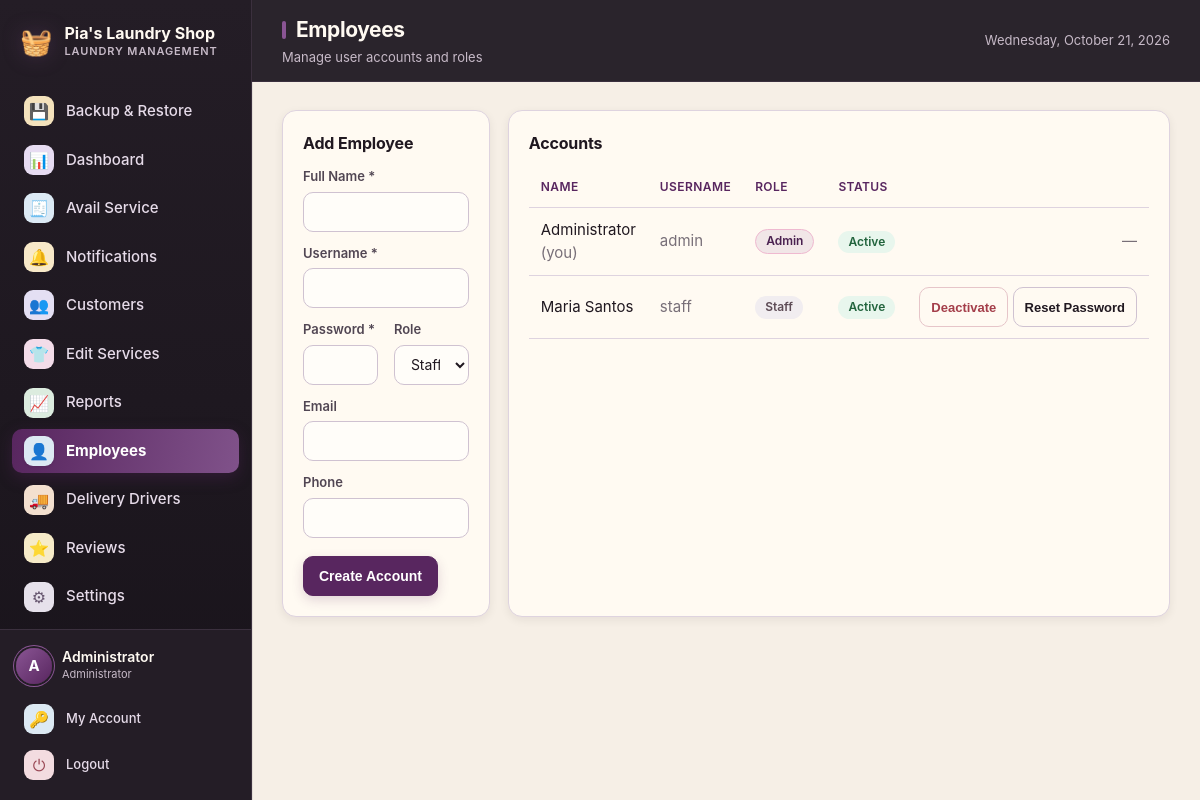
The page /employees.php (signed in) on the database its author committed.
### tables this page shows
CREATE TABLE users (
  id          INT UNSIGNED NOT NULL AUTO_INCREMENT,
  full_name   VARCHAR(100) NOT NULL,
  username    VARCHAR(50)  NOT NULL,
  password    VARCHAR(255) NOT NULL,
  email       VARCHAR(120) DEFAULT NULL,
  phone       VARCHAR(30)  DEFAULT NULL,
  role        ENUM('admin','staff') NOT NULL DEFAULT 'staff',
  is_active   TINYINT(1)   NOT NULL DEFAULT 1,
  created_at  DATETIME     NOT NULL DEFAULT CURRENT_TIMESTAMP,
  PRIMARY KEY (id),
  UNIQUE KEY uq_users_username (username)
);

### includes/functions.php (called while the page is built, shortened)
<?php
function e($value): string
{
    return htmlspecialchars((string) $value, ENT_QUOTES, 'UTF-8');
}
function get_setting(string $key, string $default = ''): string
{
    static $cache = null;
    if ($cache === null) {
        $cache = [];
        foreach (db()->query("SELECT `key`, `value` FROM settings") as $row) {
            $cache[$row['key']] = (string) $row['value'];
        }
    }
    return $cache[$key] ?? $default;
}
function asset_prefix(): string
{
    static $prefix = null;
    if ($prefix !== null) {
        return $prefix;
    }
    $appRoot   = realpath(__DIR__ . '/..');
    $scriptDir = realpath(dirname($_SERVER['SCRIPT_FILENAME'] ?? __FILE__));
    $prefix = '';
    if ($appRoot && $scriptDir && strpos($scriptDir, $appRoot) === 0) {
        $rel = trim(str_replace('\\', '/', substr($scriptDir, strlen($appRoot))), '/');
    }
    return $prefix;
}
function asset(string $path): string
{
    return asset_prefix() . ltrim($path, '/');
}

### config/database.php (called while the page is built, shortened)
<?php
function db(): PDO
{
    static $pdo = null;
    if ($pdo === null) {
        try {
            $dsn = 'mysql:host=' . DB_HOST . ';port=' . DB_PORT . ';dbname=' . DB_NAME . ';charset=' . DB_CHARSET;
            $pdo = new PDO($dsn, DB_USER, DB_PASS, [
                PDO::ATTR_ERRMODE            => PDO::ERRMODE_EXCEPTION,
                PDO::ATTR_DEFAULT_FETCH_MODE => PDO::FETCH_ASSOC,
                PDO::ATTR_EMULATE_PREPARES   => false,
            ]);
        } catch (PDOException $e) {
            http_response_code(500);
            exit('<h2>Database connection failed</h2>'
                . '<p>Could not connect to MySQL. Please check that:</p>'
                . '<ul>'
                . '<li>The MySQL service is <strong>running</strong> - start it from the XAMPP Control Panel, or click Start All in Laragon.</li>'
                . '<li>The database <code>' . htmlspecialchars(DB_NAME) . '</code> exists (import <code>database/laundry_pos.sql</code>).</li>'
                . '<li>Credentials in <code>config/database.php</code> match your setup.</li>'
                . '</ul>'
                . '<p style="color:#888"><small>' . htmlspecialchars($e->getMessage()) . '</small></p>');
        }
    }
    return $pdo;
}

### includes/auth.php (called while the page is built, shortened)
<?php
require_once __DIR__ . '/../config/database.php';
require_once __DIR__ . '/functions.php';
function current_user(): ?array
{
    static $user = null;
    if ($user === null) {
        $stmt = db()->prepare("SELECT * FROM users WHERE id = ? AND is_active = 1");
        $stmt->execute([$_SESSION['user_id']]);
        $user = $stmt->fetch() ?: null;
    }
    return $user;
}
function require_login(): void
{
    if (!current_user()) {
        redirect('index.php');
    }
}
function require_admin(): void
{
    require_login();
}

### employees.php (the view, shortened to what this page needs)
<?php
require_once __DIR__ . '/includes/auth.php';
require_admin();
$pdo = db();
$users = $pdo->query("SELECT * FROM users ORDER BY role, full_name")->fetchAll();
$pageTitle = 'Employees';
$pageSubtitle = 'Manage user accounts and roles';
include __DIR__ . '/includes/header.php';
?>
<div class="grid two">
  <div class="card">
    <h2>Add Employee</h2>
    <form method="post" action="employees.php" autocomplete="off">
      <label for="full_name">Full Name *</label>
      <input type="text" id="full_name" name="full_name" required>
      <label for="username">Username *</label>
      <input type="text" id="username" name="username" required>
      <div class="form-row">
        <div>
          <label for="password">Password *</label>
          <input type="password" id="password" name="password" required minlength="8">
        </div>
        <div>
          <label for="role">Role</label>
          <select id="role" name="role">
            <option value="staff">Staff / Cashier</option>
          </select>
        </div>
      </div>
      <label for="email">Email</label>
      <input type="email" id="email" name="email">
      <label for="phone">Phone</label>
      <input type="text" id="phone" name="phone">
      <div class="form-actions">
        <button type="submit" class="btn btn-primary">Create Account</button>
      </div>
    </form>
  </div>
  <div class="card">
    <h2>Accounts</h2>
    <div class="table-wrap">
      <table>
        <thead><tr><th>Name</th><th>Username</th><th>Role</th><th>Status</th><th></th></tr></thead>
        <tbody>
          <?php foreach ($users as $u): ?>
          <tr>
            <td><?= e($u['full_name']) ?><?= $u['id'] == $_SESSION['user_id'] ? ' <span class="muted">(you)</span>' : '' ?></td>
            <td class="muted"><?= e($u['username']) ?></td>
            <td><span class="badge badge-<?= e($u['role']) ?>"><?= $u['role'] === 'admin' ? 'Admin' : 'Staff' ?></span></td>
            <td><span class="badge badge-<?= $u['is_active'] ? 'active' : 'inactive' ?>"><?= $u['is_active'] ? 'Active' : 'Inactive' ?></span></td>
            <td class="right" style="white-space:nowrap;">
              <?php if ($u['id'] != $_SESSION['user_id']): ?>
                <form method="post" action="employees.php" style="display:inline;" data-confirm="<?= $u['is_active'] ? 'Deactivate this staff account?' : 'Activate this staff account?' ?>">
                  <button class="btn <?= $u['is_active'] ? 'btn-danger' : 'btn-outline' ?> btn-sm" type="submit"><?= $u['is_active'] ? 'Deactivate' : 'Activate' ?></button>
                </form>
                <button class="btn btn-outline btn-sm" data-modal-open="resetModal-<?= (int)$u['id'] ?>">Reset Password</button>
              <?php else: ?>
                <span class="muted">—</span>
              <?php endif; ?>
            </td>
          </tr>
          <?php endforeach; ?>
        </tbody>
      </table>
    </div>
  </div>
</div>
<?php include __DIR__ . '/includes/footer.php'; ?>

### includes/header.php (shortened to what this page needs)
<?php
$user     = current_user();
$shopName = get_setting('shop_name', "Pia's Laundry Shop");
$active   = basename($_SERVER['PHP_SELF'] ?? '');
$prefix   = asset_prefix();
$nav = [
    ['Backup & Restore', 'backup.php', '&#128190;', true],
    ['Dashboard',    'dashboard.php',  '&#128202;', false],
    ['Avail Service','orders.php',     '&#129534;', false],
    ['Notifications','notifications.php','&#128276;', false],
    ['Customers',    'customers.php',  '&#128101;', false],
    ['Edit Services','services.php',   '&#128085;', true],
    ['Reports',      'reports.php',    '&#128200;', true],
    ['Employees',    'employees.php',  '&#128100;', true],
    ['Delivery Drivers', 'delivery_drivers.php', '&#128666;', false],
    ['Reviews',      'reviews.php',     '&#11088;', true],
    ['Settings',     'settings.php',   '&#9881;', true],
];
?>
<!DOCTYPE html>
<html lang="en">
<head>
<link rel="stylesheet" href="<?= e(asset('assets/css/style.css')) ?>?v=status-timeline-20261019">
</head>
<body>
<div class="app">
  <aside class="sidebar" id="sidebar" aria-label="Main navigation">
    <div class="brand">
      <span class="brand-icon">&#129530;</span>
      <div class="brand-text">
        <div class="brand-name"><?= e($shopName) ?></div>
        <div class="brand-sub">Laundry Management</div>
      </div>
    </div>
    <nav class="nav">
      <?php foreach ($nav as $item):
          [$label, $href, $icon, $adminOnly] = $item; $iconClass = 'nav-icon-' . preg_replace('/[^a-z0-9_-]/i', '', pathinfo($href, PATHINFO_FILENAME));
          $isActive = ($active === $href || $active === basename($href)) ? ' active' : '';
      ?>
      <a class="nav-link<?= $isActive ?>" href="<?= e($prefix . $href) ?>">
        <span class="nav-icon <?= e($iconClass) ?>"><?= $icon ?></span>
        <span><?= e($label) ?></span>
      </a>
      <?php endforeach; ?>
    </nav>
    <div class="sidebar-footer">
      <div class="user-chip">
        <div class="avatar"><?= e(strtoupper(substr($user['full_name'], 0, 1))) ?></div>
        <div class="user-meta">
          <div class="user-name"><?= e($user['full_name']) ?></div>
          <div class="user-role"><?= $user['role'] === 'admin' ? 'Administrator' : 'Staff' ?></div>
        </div>
      </div>
      <a class="nav-link small" href="<?= e($prefix) ?>profile.php"><span class="nav-icon nav-icon-profile">&#128273;</span><span>My Account</span></a>
      <a class="nav-link small" href="<?= e($prefix) ?>logout.php"><span class="nav-icon nav-icon-logout">&#9211;</span><span>Logout</span></a>
    </div>
  </aside>
  <div class="main">
    <header class="topbar">
      <div class="topbar-title">
        <h1><?= isset($pageTitle) ? e($pageTitle) : 'Dashboard' ?></h1>
        <?php if (isset($pageSubtitle)): ?><p><?= e($pageSubtitle) ?></p><?php endif; ?>
      </div>
      <div class="topbar-right">
        <span class="today"><?= e(date('l, F j, Y')) ?></span>
      </div>
    </header>
    <main class="content">

### rows shown on the page
users: full_name "A", full_name "Administrator", shows "(you)", username "admin", role "Admin", is_active "Active"
users: full_name "Maria Santos", username "staff", role "Staff", is_active "Active"

### other values the page prints
$shopName "Pia's Laundry Shop"
$icon "💾"
$label "Backup & Restore"
$icon "📊"
$label "Dashboard"
$icon "🧾"
$label "Avail Service"
$icon "🔔"
$label "Notifications"
$icon "👥"
$label "Customers"
$icon "👕"
$label "Edit Services"
$icon "📈"
$label "Reports"
